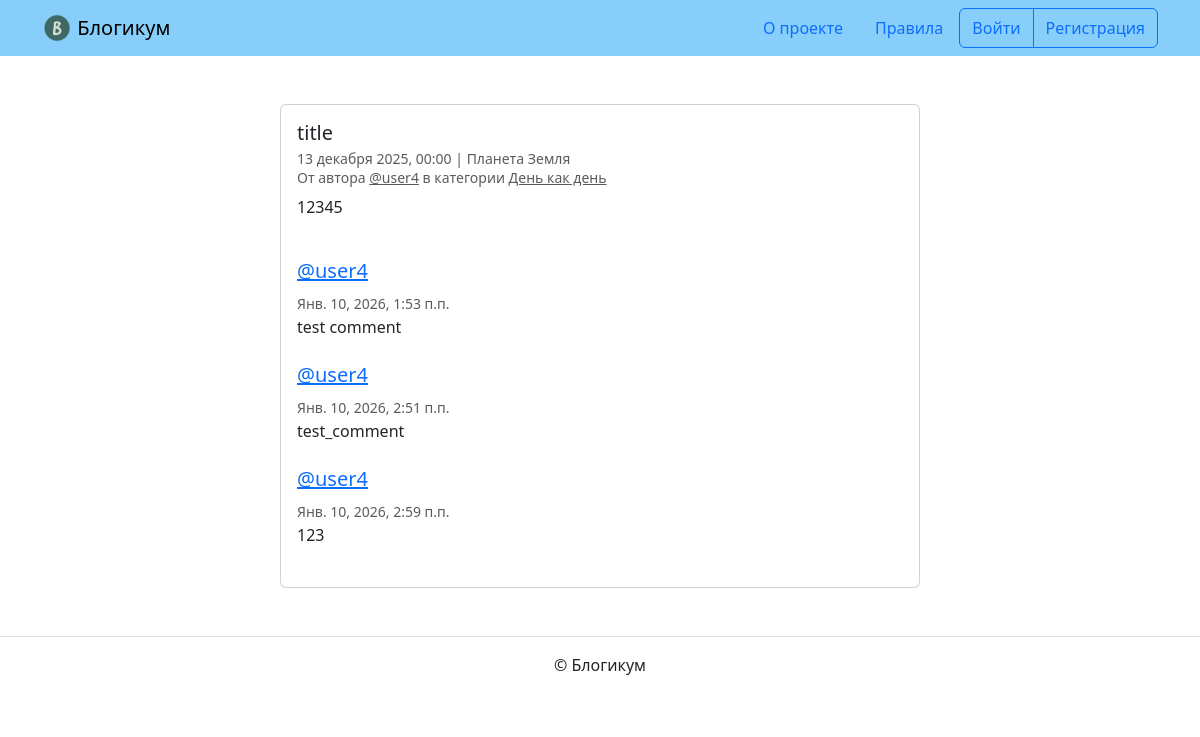
/posts/47/, run on the app's committed database.
### blog/models.py (models this page shows, shortened)
class BaseModel(models.Model):
    is_published = models.BooleanField('Опубликовано', default=True,
                                       help_text='Снимите галочку, чтобы '
                                       'скрыть публикацию.')
    created_at = models.DateTimeField('Добавлено', auto_now_add=True)
    class Meta:
        abstract = True

class Post(BaseModel):
    title = models.CharField('Заголовок', max_length=256)
    text = models.TextField('Текст')
    pub_date = models.DateTimeField('Дата и время публикации',
                                    help_text='Если установить дату и время в '
                                    'будущем — можно делать отложенные'
                                    ' публикации.')
    author = models.ForeignKey(User, on_delete=models.CASCADE,
                               verbose_name='Автор публикации')
    location = models.ForeignKey(Location,
                                 on_delete=models.SET_NULL, null=True,
                                 blank=True, verbose_name='Местоположение')
    category = models.ForeignKey(Category, on_delete=models.SET_NULL,
                                 null=True, verbose_name='Категория')
    image = models.ImageField('Фото', upload_to='birthdays_images', blank=True)
    class Meta:
        verbose_name = 'публикация'
        verbose_name_plural = 'Публикации'
        ordering = ('pub_date',)

class Category(BaseModel):
    title = models.CharField('Заголовок', max_length=256)
    description = models.TextField('Описание')
    slug = models.SlugField('Идентификатор', unique=True,
                            help_text='Идентификатор страницы для URL; '
                            'разрешены символы латиницы, цифры, дефис и '
                            'подчёркивание.')
    class Meta:
        verbose_name = 'категория'
        verbose_name_plural = 'Категории'

class Comment(models.Model):
    text = models.TextField('Текст комментария')
    post = models.ForeignKey(
        Post,
        on_delete=models.CASCADE,
        related_name='comment',
    )
    created_at = models.DateTimeField(auto_now_add=True)
    author = models.ForeignKey(User, on_delete=models.CASCADE)

### blog/views.py (the view)
# urls.py: path('posts/<int:post_id>/', views.post_detail, name='post_detail'),
def post_detail(request, post_id):
    template_name = 'blog/detail.html'
    now = datetime.datetime.now().replace(tzinfo=pytz.utc)
    try:
        post = get_object_or_404(
            Post.objects.select_related('location', 'category'),
            pk=post_id
        )
        expr = (post.is_published is False)\
            or (post.category.is_published is False)\
            or (post.pub_date > now)
        if (expr) and request.user.pk != post.author.id:
            return render(request, 'pages/404.html', status=404)
    except Exception:
        return render(request, 'pages/404.html', status=404)
    context = {'post': post}
    context['form'] = CommentForm()
    comments = Comment.objects.filter(post=post_id).order_by('created_at')
    context['comments'] = comments
    return render(request, template_name, context)

### templates/blog/detail.html (shortened to what this page needs)
{% extends "base.html" %}
{% block content %}
  <div class="col d-flex justify-content-center">
    <div class="card" style="width: 40rem;">
      <div class="card-body">
        <h5 class="card-title">{{ post.title }}</h5>
        <h6 class="card-subtitle mb-2 text-muted">
          <small>
            {{ post.pub_date|date:"d E Y, H:i" }} | {% if post.location and post.location.is_published %}{{ post.location.name }}{% else %}Планета Земля{% endif %}<br>
            От автора <a class="text-muted" href="{% url 'blog:profile' post.author.username %}">@{{ post.author.username }}</a> в
            категории {% include "includes/category_link.html" %}
          </small>
        </h6>
        <p class="card-text">{{ post.text|linebreaksbr }}</p>
        {% include "includes/comments.html" %}
      </div>
    </div>
  </div>
{% endblock %}

### templates/includes/category_link.html
<a class="text-muted" href="{% url 'blog:category_posts' post.category.slug %}">
  {{ post.category.title }}
</a>

### templates/includes/comments.html (shortened to what this page needs)
{% if user.is_authenticated %}
  {% load django_bootstrap5 %}
{% endif %}
<br>
{% for comment in comments %}
  <div class="media mb-4">
    <div class="media-body">
      <h5 class="mt-0">
        <a href="{% url 'blog:profile' comment.author.username %}" name="comment_{{ comment.id }}">
          @{{ comment.author.username }}
        </a>
      </h5>
      <small class="text-muted">{{ comment.created_at }}</small>
      <br>
      {{ comment.text|linebreaksbr }}
    </div>
  </div>
{% endfor %}

### data on the page
Post: title "title", pub_date "13 декабря 2025, 00:00", author.username "user4", category "День как день", text "12345"
Comment: author.username "user4", created_at "Янв. 10, 2026, 1:53 п.п.", text "test comment"
Comment: author.username "user4", created_at "Янв. 10, 2026, 2:51 п.п.", text "test_comment"
Comment: author.username "user4", created_at "Янв. 10, 2026, 2:59 п.п.", text "123"
